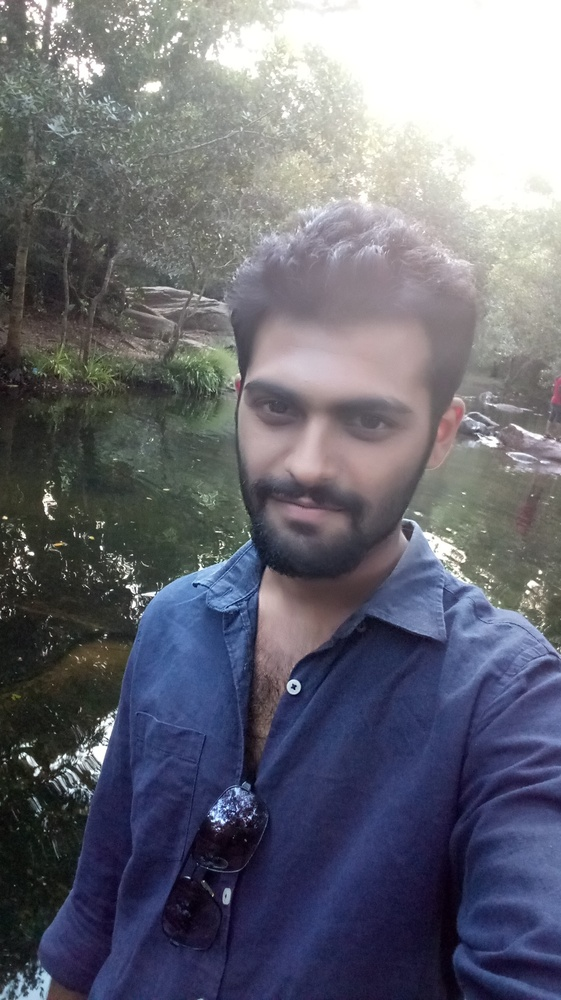
#> input picture github.jpeg, 561 x 1000 px, shrunk from 1179 x 2100 before the run
$ jupyter execute --allow-errors 'RDH + AES + ECC.ipynb'
#> lines starting #> are read from the running program, lines starting #| are printed output that depends on the picture
[cell 1]
import cv2
import numpy as np
import matplotlib.pyplot as plt
import scipy as sc

[cell 2]
from random import randint

class ECPoint():

    def __init__(self, x, y, inf=0):
        self.x = x
        self.y = y
        self.inf = inf

    def __eq__(self, other):
        if (self.inf == 1) and (other.inf == 1):
            return True

        return (self.x == other.x) and (self.y == other.y)

    def __repr__(self):
        if self.inf == 1:
            return 'O'
        # print the compressed version
        return '({}, {})'.format(self.x, self.y & 1)

    def __hash__(self):
        return hash(str(self))


class EllipticCurve():

    def __init__(self, p, g, a, b):
        """ A curve is defined by
            p: The finite field Fp
            g: The base point (generator) for the group
            a, b: Curve parameters, Y^2 = X^3 + aX + b
        """
        self.p = p
        self.g = g
        self.a = a
        self.b = b

    def identity(self):
        """ Returns hte identity element. """
        return ECPoint(0, 0, 1)

    def is_valid(self, p):
        """ Checks whether a point P is valid. """
        return p.y**2  % self.p == (p.x**3 + self.a*p.x + self.b) % self.p

    # [9 lines left out: function random_point, not called in this run]

    def egcd(self, a, b):
        if a == 0:
            return (b, 0, 1)
        else:
            g, y, x = self.egcd(b % a, a)
            return (g, x - (b // a) * y, y)

    def modinv(self, a, m):
        g, x, y = self.egcd(a, m)
        if g != 1:
            raise Exception('Modular inverse does not exist')
        else:
            return x % m

    def add(self, p1, p2):
        """ Adds two points P1 = (x1, y1) and P2 = (x2, y2) on the given curve. """
        # special case if one point is O (identity)
        if p1.inf == 1 and p2.inf == 1:
            return self.identity()
        if p1.inf == 1:
            return p2
        if p2.inf == 1:
            return p1

        if p1.x != p2.x:
            lam = ((p2.y - p1.y) * self.modinv((p2.x - p1.x) % self.p, self.p)) % self.p
        else:
            if (p1 == self.neg(p2)):
                return self.identity()
            if (p1.y == 0):
                return self.identity()

            # point doubling
            lam = ((3*p1.x**2 + self.a) * self.modinv(2 * p1.y, self.p)) % self.p


        x3 = (lam**2 - p1.x - p2.x) % self.p
        y3 = ((p1.x - x3) * lam - p1.y) % self.p
        return ECPoint(x3, y3)

    def neg(self, p):
        """ Calculate the additive inverse of a point P1, -P1. """
        return ECPoint(p.x, self.p - p.y)

    def sub(self, p1, p2):
        """ Subtract P2 from P1, i.e., P1 - P2 = P1 + (-P2). """
        return self.add(p1, self.neg(p2))

    def mul(self, p, m):
        """ Multiply a point P with a constant m, using double-and-add. """
        result = self.identity()
        addend = p

        while m:
            if m & 1:
                result = self.add(result, addend)

            # double the point
            addend = self.add(addend, addend)
            m >>= 1

        return result

[cell 3]
from random import randint
from hashlib import sha256

# from ecc import EllipticCurve, ECPoint

def keygen():
    # use the secp256k1 curve
    p = int('FFFFFFFFFFFFFFFFFFFFFFFFFFFFFFFFFFFFFFFFFFFFFFFFFFFFFFFEFFFFFC2F', 16)
    a = 0
    b = 7
    g = ECPoint(int('79BE667EF9DCBBAC55A06295CE870B07029BFCDB2DCE28D959F2815B16F81798', 16),
        int('483ADA7726A3C4655DA4FBFC0E1108A8FD17B448A68554199C47D08FFB10D4B8', 16))
    G = EllipticCurve(p, g, a, b)

    # generate private key
    x = randint(1, p)
    h = G.mul(g, x)

    return (x, G, g, p, h)


def encrypt(m, G, g, p, h):
    """
    Encryption of plaintext m.
    Parameters
    ----------
    m: The message, a point on the curve
    G: The curve
    g: The curve base point
    p: The order of the field
    h: Public part of the shared secret
    """

    # TODO: implement a padding scheme for m, like OAEP

    y = randint(1, p)
    c1 = G.mul(g, y)
    s = G.mul(h, y)         # h*y = g*xy
    # c2 = m xor H(h*y)
    hs = sha256(repr(s).encode('utf-8')).digest()
#     print (hs)
    c2 = bytearray([i ^ j for i,j in zip(m, hs)])
    return (c1, bytes(c2))


# [17 lines left out: function decrypt, not called in this run]


# if __name__ == '__main__':
def ecckey(m):
    x, G, g, p, h = keygen()
#     m = input('Enter message: ').encode('utf-8')
    m = m.encode('utf-8')

    c = encrypt(m, G, g, p, h)
    print('Encrypted: {}'.format(c))
    return c[1]
#     mp = decrypt(c, x, G)
#     print('Decrypted:\t{}'.format(mp.decode()))
#     assert m == mp

[cell 4]
from Crypto import Random
from Crypto.Cipher import AES
import os
import os.path
from os import listdir
from os.path import isfile, join
import time


class Encryptor:
    def __init__(self, key):
        self.key = key

    def pad(self, s):
        return s + b"\0" * (AES.block_size - len(s) % AES.block_size)

    # [9 lines left out: function encrypt, not called in this run]

    def encrypt_file(self, file_name):
        f = open("Data.txt", "r")
        string = f.read()
        print ("Data.txt file opened: ", string)
        with open(file_name, 'rb') as fo:
            plaintext = fo.read()
        enc = self.encrypt(plaintext, self.key)
        print ("Encrypted Data: ", enc)
        print (type(enc))
#         return enc
#         enc = enc.decode("utf-8")
        with open(file_name + ".enc", 'wb') as fo:
            fo.write(enc)
#         print ("CHECK1")
        f = open("Data.txt.enc", errors = "ignore")
#         print ("Hello")
#         print ("CHECK2")
        string = f.read()
#         print ("Hello")
        print ("Data.txt.enc file opened: ", string)
#         print ("CHECK3")

#         os.remove(file_name)

    # [26 lines left out: functions decrypt, decrypt_file, not called in this run]
#         print ("DEC")
#         os.remove(file_name)


# key = b'[EX\xc8\xd5\xbfI{\xa2$\x05(\xd5\x18\xbf\xc0\x85)\x10nc\x94\x02)j\xdf\xcb\xc4\x94\x9d(\x9e'
key = '[EX\xc8\xd5\xbfI{\xa2$\x9e'
# key = 'suyashsuyashhere'
key = ecckey(key)
# key = str.encode(key)
enc = Encryptor(key)
enc2 = Encryptor(key)
clear = lambda: os.system('cls')

def aesencrypt():
#     val = enc.encrypt_file("Data.txt")
#     return val
    enc.encrypt_file("Data.txt")

def aesdecrypt():
    enc2.decrypt_file("Data2.txt.enc")

# enc.encrypt_file(str(input("Enter name of file to encrypt: ")))
# enc.decrypt_file(str(input("Enter name of file to decrypt: ")))

[cell 5]
def convert(char):
    return format(ord(char), '016b')

[cell 6]
quantization_table = [[16, 11, 10, 16, 24, 40, 51, 61],
                [12, 12, 14, 19, 26, 58, 60, 55],
                [14, 13, 16, 24, 40, 57, 69, 56],
                [14, 17, 22, 29, 51, 87, 80, 62],
                [68, 56, 37, 56, 68, 109, 103, 77],
                [24, 35, 55, 64, 81, 104, 113, 92],
                [49, 64, 78, 87, 103, 121, 120, 101],
                [72, 92, 95, 98, 112, 100, 103, 99]]

[cell 7]
# [56 lines left out: function decrypt, not called in this run]

[cell 8]
def dct(image):
    image_data = image.astype(float)
    m, n = image_data.shape
    image_dct = np.zeros(image.shape)
    x_division = int(m/8)
    y_division = int(n/8)
# [4 lines of commented-out code are left out]

    lis_dct = []
    x = 0
    F = 0
    lis_F = []
    TF = 0.1
    lis_selected = []

    T = 0.2
    TL = 0
    TH = 0

    pointer = 0

    avg = 0

    eof = 0

    a = 0

#     val = aesencrypt()
    aesencrypt()
    f = open("Data.txt.enc", "r")
#     print ("Hello")
    string = f.read()
#     print ("Hello")
    print ("AES encrypted data, sent to image: ", string)


    data = ''
    for i in string:
        data += convert(i)
#         print (ord(i))
#     print (string)
#     print (data)


    for i in range(0, x_division):
        for j in range(0, y_division):
            x_s = i * 8
            x_e = (i+1) * 8
            y_s = j * 8
            y_e = (j+1) * 8
            image_dct[x_s:x_e, y_s:y_e] = cv2.dct(image_data[x_s:x_e,y_s:y_e]) / quantization_table
            lis_dct = cv2.dct(image_data[x_s:x_e,y_s:y_e]) / quantization_table
            y = 0
            sum_coeff = 0
            avg = 0

            if eof == 0:

                for l in lis_dct:
                    for k in l:
                        if y == 0:
                            y += 1
                            continue
                        else:
                            y += 1
                            sum_coeff += (k * k)
                            avg += k
    #             print ('sum_coeff = ', sum_coeff)
                F = sum_coeff/64
                avg /= 64
                # Indexes of selected blocks inserted in a list, useful while traversing later
                if F < TF:
                    lis_selected.append((i, j))

                    """ Embedding Code Start """
                    for l in range(0, 8):
                        for m in range(0, 8):
                            k = lis_dct[l][m]
#                             print (k)
    #                         x = k
                            if T >= 0:
            #                     print ("IN1")
            #                     print (abs(x - T))
                                if abs(k - T) <= 0.1:
                                    current = 0
#                                     print ("IN2")

                                    if pointer == len(data):
                                        print ("End of file")
                                        eof = 1
                                        break

                                    c = data[pointer]
                                    pointer += 1
#                                     print ("Read a character:", c)
#                                     print ("Old K: ", k)
                                    if c == '0':
                                        k += 2
                                        lis_dct[l][m] += 2
                                        image_dct[x_s:x_e, y_s:y_e] = lis_dct
#                                         print (l, m)
                                    elif c == '1':
                                        k += 3
                                        lis_dct[l][m] += 3
                                        image_dct[x_s:x_e, y_s:y_e] = lis_dct
#                                         print (l, m)
#                                     print ("New K: ", k)

                                elif (k - T) > 0.1:
                                    k += 1
                                    lis_dct[l][m] += 1
                                    image_dct[x_s:x_e, y_s:y_e] = lis_dct
    #                                 print (k)

                            else:
                                print ("OUT1")
                                if abs(k - T) <= 0.1:
                                    current = 0
                                    print ("OUT2")

                                    if pointer == len(data):
                                        print ("End of file")
                                        eof = 1
                                        break

                                    c = data[pointer]
                                    print ("Read a character:", c)
                                    pointer += 1
#                                     print ("Old K: ", k)
                                    if c == '0':
                                        k = -2 - k
                                        lis_dct[l][m] = -2 - lis_dct[l][m]
                                        image_dct[x_s:x_e, y_s:y_e] = lis_dct
                                        print (l, m)
                                    elif c == '1':
                                        k = -3 - k
                                        lis_dct[l][m] = -3 - lis_dct[l][m]
                                        image_dct[x_s:x_e, y_s:y_e] = lis_dct
                                        print (l, m)
#                                     print ("New K: ", k)

                                elif (k - T) < 0.1:
                                    k = -1 - k
                                    lis_dct[l][m] = -1 - lis_dct[l][m]
                                    image_dct[x_s:x_e, y_s:y_e] = lis_dct
                    """ Embedding Code Finish """


                lis_F.append(F)
    # [13 lines of commented-out code are left out]
    return image_dct

[cell 9]
image = cv2.imread('github.jpeg', 0)
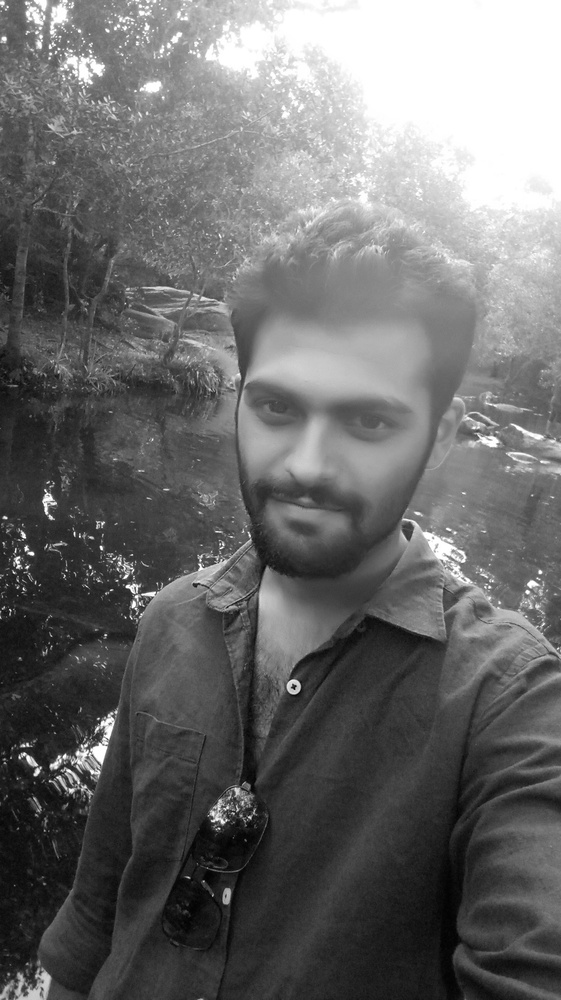
#> image: shape (1000, 561); min 1, max 255, mean 107.2

# DCT
#> (the rest of this cell did not finish here and is left out)

# print (image)

decrypt(image_dct, image)

# [9 lines of commented-out code are left out]


$ run again, with baboon.jpeg copied over github.jpeg
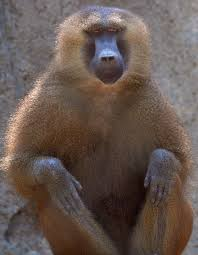
#> input picture baboon.jpeg, 198 x 255 px
#> `image = cv2.imread('github.jpeg', 0)`:
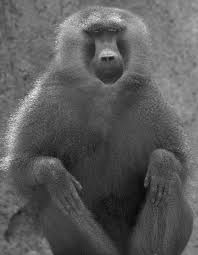
#> image: shape (255, 198); min 4, max 250, mean 90.5
